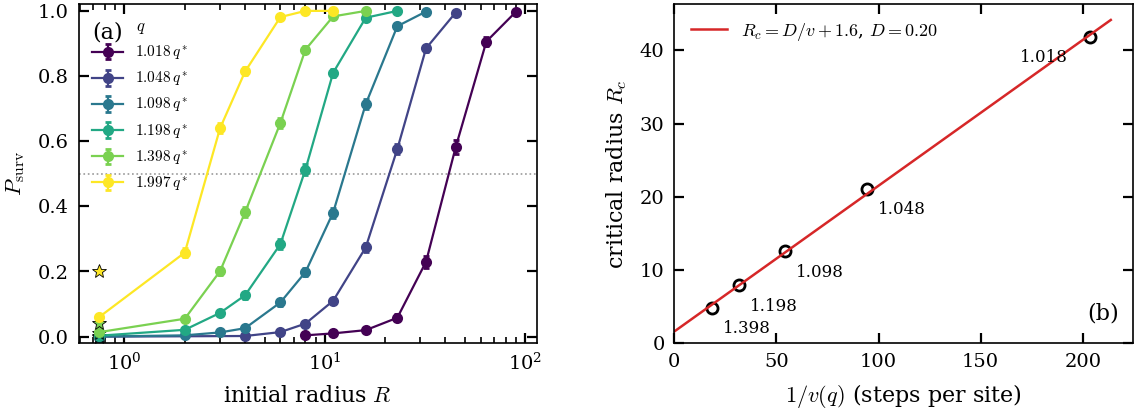

The script that drew this image:
"""Fig. drop: critical droplets at p = 1/2. (a) survival probability of a disordered disk of radius R
in the dead state (E14_drop05, 500-1000 replicas per point); (b) R_c (P_surv = 1/2) against the
inverse planar-front velocity 1/v(q), with dR/dt = v - D/R + offset."""
import csv
import glob
import os
import re

import matplotlib.pyplot as plt
import numpy as np

from common import COL, FIGDATA, RUNS, label, save
import spread

QS = 0.04597    # strip-front threshold at p = 1/2 (E12_phase)


def surv():
    """P_surv(R) per x from E14_drop05; the R = 0.75 (2x2 block, sites alive with probability 1/2) points are
    replaced by the 4000-replica runs of R2_seed22 (2026-10-31) where available, and the full 2x2 block
    of live sites (R2_seed22 'full') is returned separately."""
    rows, full = {}, {}
    for f in sorted(glob.glob(os.path.join(RUNS, "E14_drop05", "out", "*.txt"))):
        m = re.match(r"p0.5_a0.5_j2_q([\d.]+)_R([\d.]+)_L(\d+)_drop", os.path.basename(f))
        t, data, meta = spread.load1(f)
        S = data.sum(0)
        n, s = S[-1, 0], S[-1, 1]
        rows.setdefault(round(float(m[1]) / QS, 4), []).append((float(m[2]), s / n, np.sqrt(s * (n - s) / n) / n, n))
    for f in sorted(glob.glob(os.path.join(RUNS, "R2_seed22", "out", "*.txt"))):
        m = re.match(r"p0.5_a0.5_j2_q([\d.]+)_R0.75(full|half)_L1024_drop", os.path.basename(f))
        if not m:
            continue
        t, data, meta = spread.load1(f)
        S = data.sum(0)
        n, s = S[-1, 0], S[-1, 1]
        x = round(float(m[1]) / QS, 4)
        pt = (0.75, s / n, np.sqrt(s * (n - s) / n) / n, n)
        if m[2] == "half" and x in rows:
            rows[x] = [r for r in rows[x] if r[0] != 0.75] + [pt]
        elif m[2] == "full":
            full[x] = pt
    return {x: np.array(sorted(v)) for x, v in rows.items()}, full


def rc(d):
    """R where P_surv = 1/2, by linear interpolation of logit P in ln R between the bracketing points."""
    R, P = d[:, 0], np.clip(d[:, 1], 1e-3, 1 - 1e-3)
    k = np.flatnonzero((P[:-1] < 0.5) & (P[1:] >= 0.5))[0]
    lg = np.log(P / (1 - P))
    f = -lg[k] / (lg[k + 1] - lg[k])
    return float(np.exp(np.log(R[k]) + f * (np.log(R[k + 1]) - np.log(R[k]))))


def front_v():
    """Seed-mean strip-front velocity against x = q/q* at p = 1/2 (E4_voter, E12_phase if present)."""
    out = {}
    for fn in ("E4_voter_fronts.csv", "E12_phase_fronts.csv"):
        path = os.path.join(FIGDATA, fn)
        if not os.path.exists(path):
            continue
        for r in csv.DictReader(open(path)):
            m = re.match(r"p0\.5_a0\.5_j2_q([\d.]+)_Lx2048_Ly4096_s\d", r["run"])
            if m and r["v"] not in ("nan", ""):
                out.setdefault(float(m[1]) / QS, []).append(float(r["v"]))
    x = np.array(sorted(out))
    return x, np.array([np.mean(out[k]) for k in x])


if __name__ == "__main__":
    S, FULL = surv()
    xv, vv = front_v()
    fig, (a, b) = plt.subplots(1, 2, figsize=(1.0 * 3.4 * 2, 2.2), gridspec_kw=dict(wspace=0.3))
    cmap = plt.get_cmap("viridis")
    xs = sorted(S)
    res = []
    for i, x in enumerate(xs):
        d = S[x]
        c = cmap(i / (len(xs) - 1))
        a.errorbar(d[:, 0], d[:, 1], d[:, 2], fmt="o-", color=c, ms=3, capsize=1.2, lw=0.8, label=f"${x:.3f}\\,q^*$")
        if x in FULL:
            a.errorbar([FULL[x][0]], [FULL[x][1]], [FULL[x][2]], fmt="*", color=c, ms=5, capsize=1.2, mec="k", mew=0.3)
        R_c = rc(d)
        v = np.interp(x, xv, vv) if x <= xv.max() else np.nan
        res.append((x, R_c, v))
        print(f"x={x:.3f} R_c={R_c:.2f} v={v:.5f} R_c*v={R_c * v:.3f}  n={d[:, 3].min():.0f}-{d[:, 3].max():.0f}")
    a.axhline(0.5, color="0.6", lw=0.6, ls=":")
    a.set(xscale="log", xlabel=r"initial radius $R$", ylabel=r"$P_{\rm surv}$", ylim=(-0.02, 1.02))
    a.legend(fontsize=5.5, loc="upper left", title=r"$q$", title_fontsize=6)
    label(a, "(a)")
    res = np.array(res)
    ok = np.isfinite(res[:, 2])
    inv = 1 / res[ok, 2]
    A = np.vstack([inv, np.ones_like(inv)]).T
    (D, dR), *_ = np.linalg.lstsq(A, res[ok, 1], rcond=None)
    print(f"fit R_c = D/v + dR: D = {D:.3f}, dR = {dR:.2f}")
    b.plot(inv, res[ok, 1], "ko", ms=4, mfc="w")
    for (x, R_c, v) in res[ok]:
        b.annotate(f"{x:.3f}", (1 / v, R_c), textcoords="offset points", xytext=(-8 if 1 / v > 150 else 4, -9), fontsize=6, ha="right" if 1 / v > 150 else "left")
    g = np.linspace(0, inv.max() * 1.05, 50)
    b.plot(g, D * g + dR, "C3-", lw=0.9, label=f"$R_c = D/v + {dR:.1f}$, $D={D:.2f}$")
    b.set(xlabel=r"$1/v(q)$ (steps per site)", ylabel=r"critical radius $R_c$", xlim=(0, None), ylim=(0, None))
    b.legend(fontsize=6.5, loc="upper left")
    label(b, "(b)", x=0.9, y=0.12)
    save(fig, "fig_drop")
